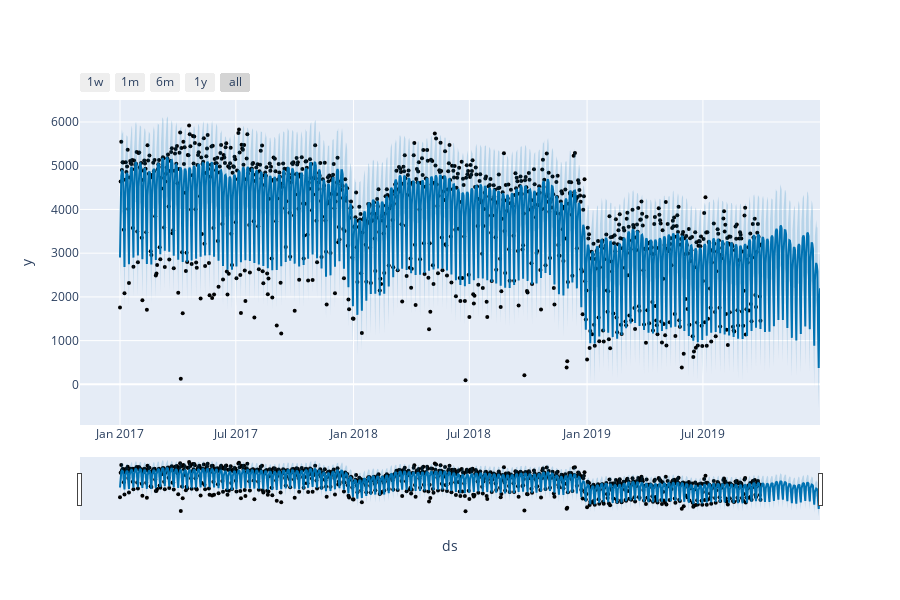

The notebook cell this image was saved under:
### Code cell
plot_plotly(modelo_fp, predict_fp)

### Figure 1 — Plotly figure (JSON) as saved in the notebook; plotly's stock layout.template omitted (floating-point values rounded to 4 significant figures; data arrays with more than 128 entries replaced by an {"elided": "..."} marker saying what was removed)
{"data": [{"marker": {"color": "black", "size": 4}, "mode": "markers", "name": "Actual", "type": "scatter", "x": {"elided": "1003 str values"}, "y": {"elided": "1003 int values"}}, {"hoverinfo": "skip", "line": {"width": 0}, "mode": "lines", "type": "scatter", "x": {"elided": "1095 str values"}, "y": {"elided": "1095 float values"}}, {"fill": "tonexty", "fillcolor": "rgba(0, 114, 178, 0.2)", "line": {"color": "#0072B2", "width": 2}, "mode": "lines", "name": "Predicted", "type": "scatter", "x": {"elided": "1095 str values"}, "y": {"elided": "1095 float values"}}, {"fill": "tonexty", "fillcolor": "rgba(0, 114, 178, 0.2)", "hoverinfo": "skip", "line": {"width": 0}, "mode": "lines", "type": "scatter", "x": {"elided": "1095 str values"}, "y": {"elided": "1095 float values"}}], "layout": {"height": 600, "showlegend": false, "width": 900, "xaxis": {"rangeselector": {"buttons": [{"count": 7, "label": "1w", "step": "day", "stepmode": "backward"}, {"count": 1, "label": "1m", "step": "month", "stepmode": "backward"}, {"count": 6, "label": "6m", "step": "month", "stepmode": "backward"}, {"count": 1, "label": "1y", "step": "year", "stepmode": "backward"}, {"step": "all"}]}, "rangeslider": {"visible": true}, "title": {"text": "ds"}, "type": "date"}, "yaxis": {"title": {"text": "y"}}}}
